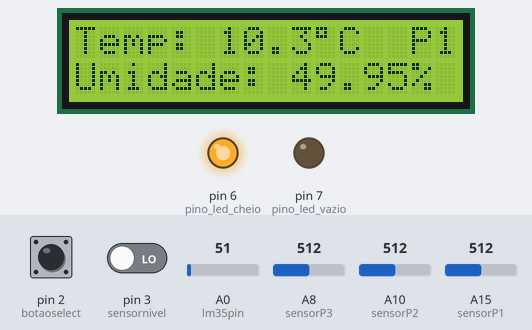
Bench run of a sketch on a simulated Arduino Mega 2560, built with avr-gcc and run on an emulated ATmega2560. Shown: 16×2 character LCD, output pins drawn as LEDs (lit = HIGH). The inputs (shaded band) are chosen by the test bench; at power-on: pin 3 (sensornivel) LOW, pin 2 (botaoselect) LOW, A0 (lm35pin) = 51, A10 (sensorP2) = 512, A8 (sensorP3) = 512, A15 (sensorP1) = 512.

Above: at 4.5 s.
4.6 s: pin 3 (sensornivel) driven HIGH
At 6.5 s:
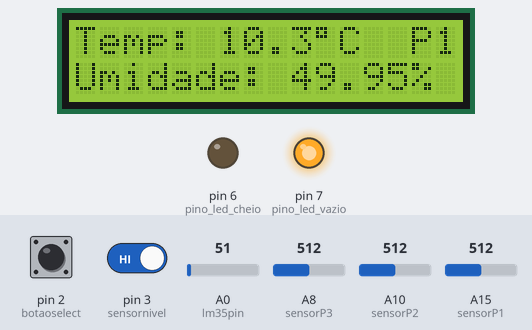
7.0 s: pin 2 (botaoselect) pulled HIGH for 3.2 s
At 10.8 s:
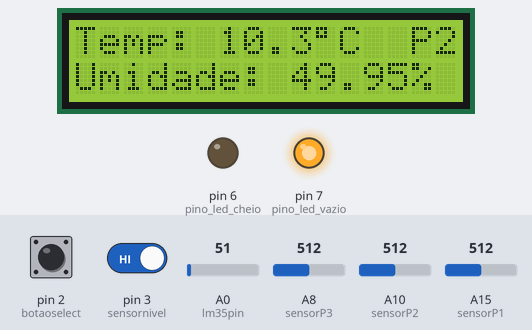
11.7 s: A0 (lm35pin) set to 61
At 14.2 s:
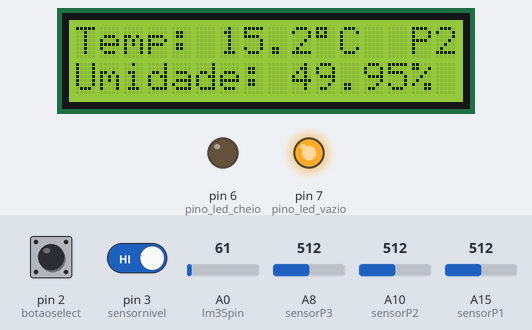
14.5 s: A10 (sensorP2) set to 716
At 16.4 s:
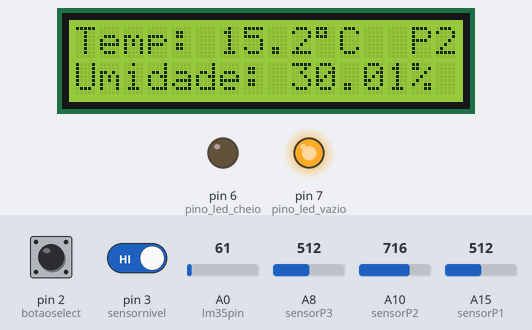
17.0 s: pin 2 (botaoselect) pulled HIGH for 1 s
At 17.7 s:
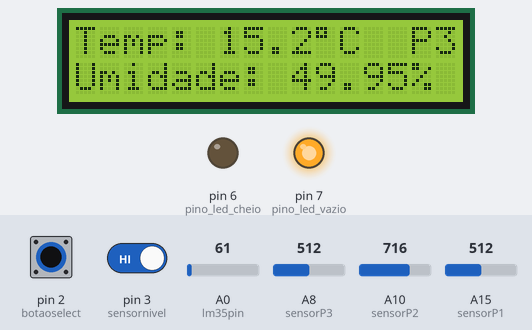
19.5 s: A8 (sensorP3) set to 716
At 20.7 s:
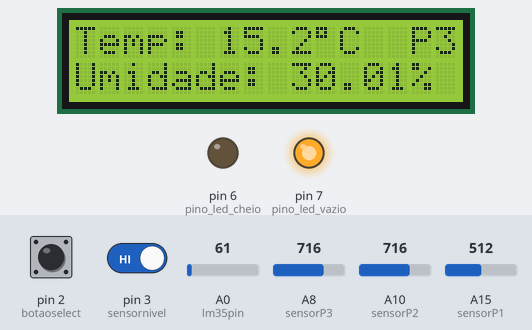
Timing chart, 0 to 22.2 s (numbered marks = the images above; inputs shaded):
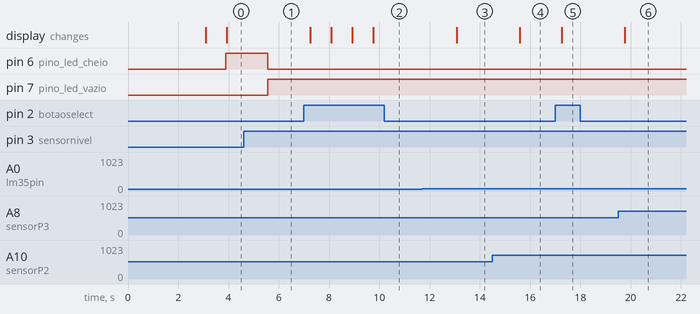

The sketch:

sensorsLCD_withSelectButton.ino
```cpp
/*
PROJETE 2025
EQUIPE MT1503
HORTA VERTICAL
CÓDIGO PARA TESTE DE LCD COM MÚLTIPLOS SENSORES E BOTÃO DE SELEÇÃO
*/

//Configura o Display LCD e as bibliotecas
#include <Wire.h>
#include <LiquidCrystal_I2C.h>
LiquidCrystal_I2C lcd(0x27, 16, 2);

// Dá nome ás entradas
const int sensorP1 = A15;   //Umidade (Sensor)
const int sensorP2 = A10;   //Umidade (Sensor)
const int sensorP3 = A8;   //Umidade (Sensor)
const int lm35pin = A0;   //Temperatura (LM35)
const int botaoselect = 2;   //Botão de seleção
int selected;
float umidLCD;

//Cpnfiguração dos pinos do sensor de nível d'água
int sensornivel = 3;  //pino do sensor
int pino_led_cheio = 6;  //led vermelho (vazio)
int pino_led_vazio = 7;  //led verde (cheio)

void setup() {

//Configuração do botão
  pinMode(2,INPUT);

//Configuração do sensor de nível d'água
  pinMode(sensornivel, INPUT);
  pinMode(pino_led_cheio, OUTPUT);
  pinMode(pino_led_vazio, OUTPUT);

// Inicializa o LCD
  lcd.init();
  lcd.backlight();

// Mensagem de inicialização
  lcd.setCursor(0, 0);
  lcd.print("   SKY NATURE");
  lcd.setCursor(0, 1);
  lcd.print("     MT1503");
  delay(3000);
  lcd.clear();

}

void loop() {

// Atribui uma variável ao sensor de nível d'água
  int estado = digitalRead(sensornivel);

// Atribui uma variável para cada entrada
  int valorA0 = analogRead(lm35pin);   //Temperatura
  delay(200);
  int valorA15 = analogRead(sensorP1);   //Umidade
  delay(200);
  int valorA10 = analogRead(sensorP2);   //Umidade
  delay(200);
  int valorA8 = analogRead(sensorP3);   //Umidade
  delay(200);
  int valorB2 = digitalRead(botaoselect);  //Botão de seleção

//Caucula o valor de cada um dos sensores
  //float tempC = (valorA0 * 5.0 * 100.0) / 1023.0;   //Temperatura
  float tempC = ((valorA0 * (5.0 / 1023.0)) / 0.01)-14.63;   //Temperatura
  float umidP1 = (((valorA15 * 100.0) / 1023.0) - 100.0)*(-1.0);         //Umidade
  float umidP2 = (((valorA10 * 100.0) / 1023.0) - 100.0)*(-1.0);
  float umidP3 = (((valorA8 * 100.0) / 1023.0) - 100.0)*(-1.0);

//Determina o estado do nível d'água
  if(estado == 1){
    digitalWrite(pino_led_vazio, HIGH);
    digitalWrite(pino_led_cheio, LOW);
  }
  else{
    digitalWrite(pino_led_vazio, LOW);
    digitalWrite(pino_led_cheio, HIGH);
  }

//Determina a plantação selecionada
  if(selected == 0){
    selected = 1;
  }
  if(valorB2 == 1){
    selected = selected+1;

    if(selected > 3){
      selected = 1;
    }
  }

//Determina os valores que devem ser mostrados
  switch(selected) {
    case 1:
      umidLCD = umidP1;
      break;
    case 2:
      umidLCD = umidP2;
      break;
    case 3:
      umidLCD = umidP3;
      break;
    defauil:
      break;
  }

//Mostra os valores no Display LCD
  lcd.setCursor(14, 0);   //Mostra a plantação selecionada
  lcd.print("P");
  lcd.print(selected);

  lcd.setCursor(0, 0);   //Mostra a temperatura ambiente
  lcd.print("Temp: ");
  lcd.print(tempC, 1);
  lcd.print((char)223);
  lcd.print("C ");

  lcd.setCursor(0, 1);   //Mostra a umidade da plantação
  lcd.print("Umidade: ");
  lcd.print(umidLCD, 2);
  lcd.print("%  ");

}
/*

000000  000000  000000  000000  000000  000000  000000          000000  000000  000000  000000
000000  000000  000000  000000  000000  000000  000000          000000  000000  000000  000000
00  00  00  00  00  00     000  000       00    000                000  00  00     000  000
000000  000000  00  00     000  000000    00    000000          000000  00  00  000000  000000
000     0000    00  00  0  000  000       00    000             000     00  00  000        000
000     00  00  000000  000000  000000    00    000000          000000  000000  000000  000000

*/
```

Measured:
- after the input at 4.6 s, pin 6 (pino_led_cheio): HIGH → LOW after 0.96 s; pin 7 (pino_led_vazio): LOW → HIGH after 0.96 s
- after the input at 7.0 s, the display: changes after 0.26 s (image 2)
- after the input at 11.7 s, the display: changes after 1.4 s (image 3)
- after the input at 14.5 s, the display: changes after 1.1 s (image 4)
- after the input at 17.0 s, the display: changes after 0.25 s (image 5)
- after the input at 19.5 s, the display: changes after 0.25 s (image 6)
